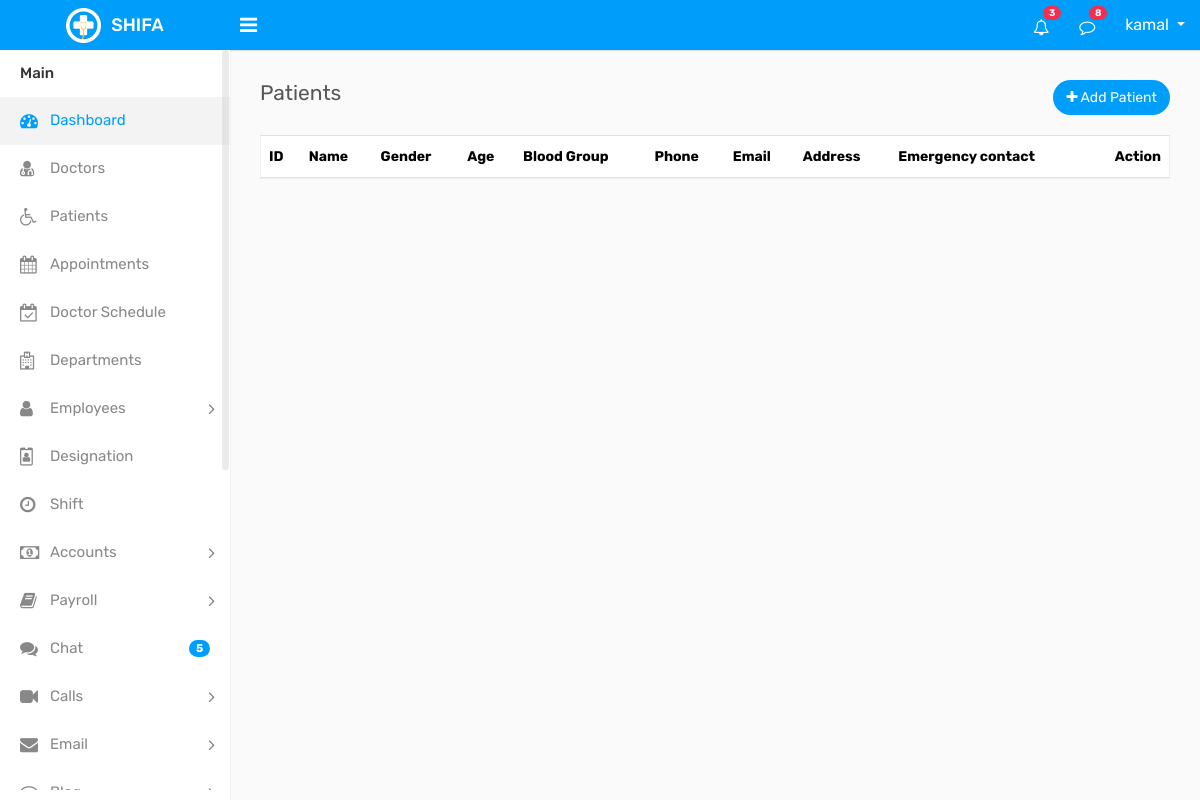
The page /patients/patients.php (signed in) on the database as committed earlier.
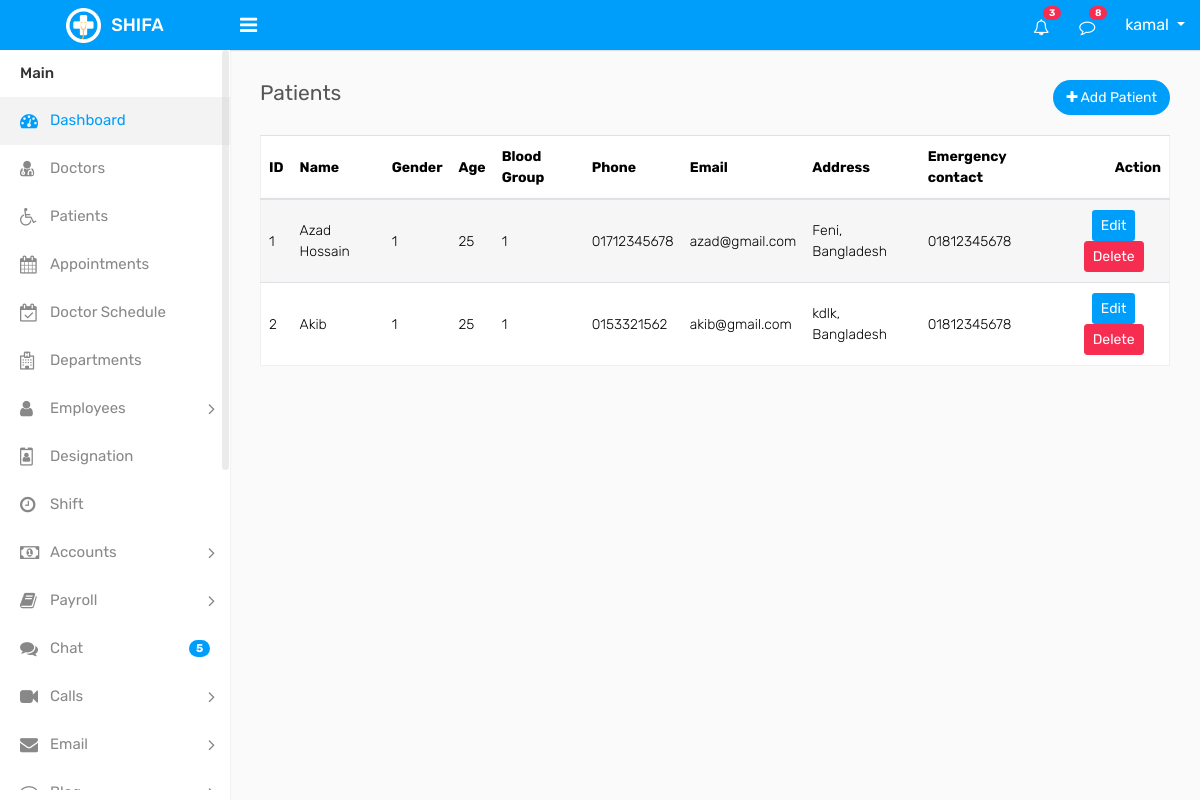
The same page on the database as committed later.
### tables this page shows
CREATE TABLE `patients` (
  `id` int(11) NOT NULL,
  `name` varchar(100) DEFAULT NULL,
  `gender` int(3) DEFAULT NULL COMMENT '1=male,2=female,3=others',
  `age` int(2) DEFAULT NULL,
  `blood_group` int(6) DEFAULT NULL,
  `phone` varchar(20) DEFAULT NULL,
  `email` varchar(100) DEFAULT NULL,
  `address` varchar(200) DEFAULT NULL,
  `emergency_contact` varchar(20) DEFAULT NULL,
  `created_at` timestamp NOT NULL DEFAULT current_timestamp(),
  `updated_at` timestamp NOT NULL DEFAULT current_timestamp() ON UPDATE current_timestamp(),
  `deleted_at` datetime DEFAULT NULL,
  `created_by` int(11) DEFAULT NULL,
  `updated_by` int(11) DEFAULT NULL
);

### crud/crud_class.php (called while the page is built, shortened)
<?php
class crud_class{
    private $host = "localhost";
    private $username = "root";
    private $password = "";
    private $database = "shifa";
    public $conn;
    public function __construct(){
        $this->conn = new mysqli($this->host, $this->username, $this->password, $this->database);
    }
    public function common_select($table, $columns = "*", $where = [],$where_condition = "AND", $order_by = "",
        $sort_order = "ASC",$limit = "",$offset = ""){
        $result=[
            "status"=>false,
            "data"=>[],
            "message"=>""
        ];
        $sql = "SELECT $columns FROM $table";
        if(!empty($where)){
            $where_clauses = [];
            foreach($where as $column => $value){
                $where_clauses[] = "$table" . "." . "$column = '" . $this->conn->real_escape_string($value) . "'";
            }
            $sql .= " WHERE " . implode(" $where_condition ", $where_clauses);
            $sql .= " AND deleted_at IS NULL";
        }else{
            $sql .= " WHERE deleted_at IS NULL";
        }
        if(!empty($order_by)){
            $sql .= " ORDER BY $order_by $sort_order";
        }
        if(!empty($limit)){
            $sql .= " LIMIT $limit";
        }
        $rs = $this->conn->query($sql);
        if($rs->num_rows > 0){
            $result["status"] = true;
            $result["message"] = "Records found";
            while($row = $rs->fetch_object()){
                $result["data"][] = $row;
            }
            return $result;
        } else {
            $result["message"] = "No records found";
            return $result;
        }
    }
}

### component/connection.php (called while the page is built, shortened)
<?php
    $base_url = "http://localhost/shifa/";
    require_once  ($_SERVER['DOCUMENT_ROOT'] . "/shifa/crud/crud_class.php");
    $crud = new crud_class();
?>

### patients/patients.php (the view, shortened to what this page needs)
<?php require_once "../component/header.php"; ?>
<?php require_once "../component/sidebar.php"; ?>
        <div class="page-wrapper">
            <div class="content">
                <div class="row">
                    <div class="col-sm-4 col-3">
                        <h4 class="page-title">Patients</h4>
                    </div>
                    <div class="col-sm-8 col-9 text-right m-b-20">
                        <a href="add-patient.php" class="btn btn btn-primary btn-rounded float-right"><i class="fa fa-plus"></i> Add Patient</a>
                    </div>
                </div>
				<div class="row">
					<div class="col-md-12">
						<div class="table-responsive">
							<table class="table table-border table-striped custom-table datatable mb-0">
								<thead>
									<tr>
                                        <th>ID</th>
										<th>Name</th>
										<th>Gender</th>
										<th>Age</th>
										<th>Blood Group</th>
										<th>Phone</th>
										<th>Email</th>
										<th>Address</th>
										<th>Emergency contact</th>
										<th class="text-right">Action</th>
									</tr>
								</thead>
								<tbody>
                                    <tr>
                                        <?php
                                        if(isset($_GET['page']) && is_numeric($_GET['page'])){
                                            $page = (int)$_GET['page'];
                                        } else {
                                            $page = 1;
                                        }
                                        $patients = $crud->common_select("patients",'*',[],'AND','id','ASC',10,($page-1)*10);
                                        if($patients['status']){
                                        foreach ($patients['data'] as $patient) { ?>
                                        <td><?= $patient->id ?></td>
                                        <td><?= $patient->name ?></td>
                                        <td><?= $patient->gender ?></td>
                                        <td><?= $patient->age ?></td>
                                        <td><?= $patient->blood_group ?></td>
                                        <td><?= $patient->phone ?></td>
                                        <td><?= $patient->email ?></td>
                                        <td><?= $patient->address ?></td>
                                        <td><?= $patient->emergency_contact ?></td>
                                        <td class="text-center">
                                            <a href="<?= $base_url ?>patient/edit.php?id=<?= $patient->id ?>" class="btn btn-sm btn-primary mb-2 mb-lg-0 me-0 me-lg-2">Edit</a>
                                            <a href="<?= $base_url ?>patients/delete.php?id=<?= $patient->id ?>" class="btn btn-sm btn-danger">Delete</a>
                                        </td>
                                    </tr>
                                            <?php } } ?>
                                </tbody>
							</table>
						</div>
					</div>
                </div>
            </div>
        </div>
    </div>
   <?php require_once "../component/footer.php" ?>

Rows that differ between the two databases and show on the page:
added patients: id "1", name "Azad Hossain", gender "1", age "25", blood_group "1", phone "01712345678", email "azad@gmail.com", address "Feni, Bangladesh", emergency_contact "01812345678"
added patients: id "2", name "Akib", gender "1", age "25", blood_group "1", phone "0153321562", email "akib@gmail.com", address "kdlk, Bangladesh", emergency_contact "01812345678"
